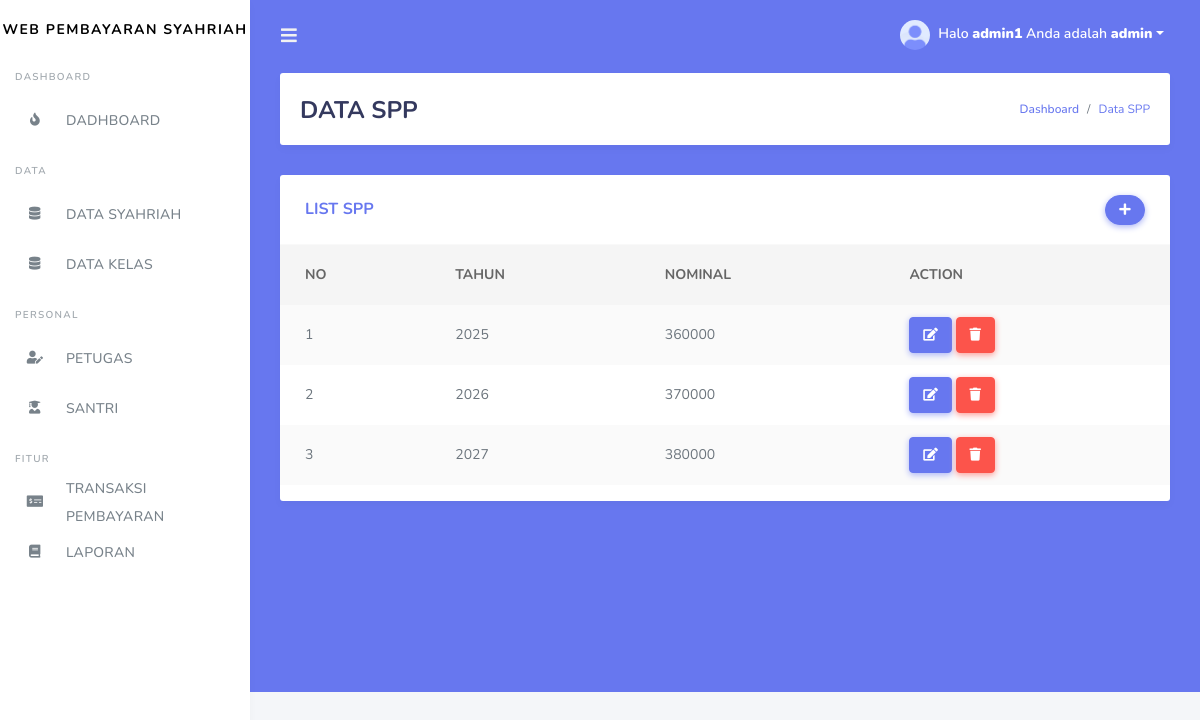
Screenshot of /spp.php (signed in) with the database file from the repository.
### tables this page shows
CREATE TABLE `spp` (
  `id_spp` int(11) NOT NULL,
  `tahun` int(11) NOT NULL,
  `nominal` int(11) NOT NULL
);

### spp.php (the view, shortened to what this page needs)
<!DOCTYPE html>
<html>
  <head>
  </head>
<body>
	<?php
  include ('tampilan/header.php');
  include ('tampilan/sidebar.php');
?>
      <div class="main-content bg-primary">
        <section class="section">
          <div class="section-header">
            <h1>DATA SPP</h1>
            <div class="section-header-breadcrumb">
              <div class="breadcrumb-item active"><a href="dashboard.php">Dashboard</a></div>
              <div class="breadcrumb-item text-primary">Data SPP</div>
            </div>
          </div>
            <div class="row">
              <div class="col-12">
                <div class="card">
                  <div class="card-header">
                    <h4>LIST SPP</h4>
                    <div class="card-header-form">
                      <form>
                          <div class="input-group-btn">
                            <a href="tambah_spp.php" class="btn btn-primary"><i class="fas fa-plus"></i></a>
                        </div>
                      </form>
                    </div>
                  </div>
                  <div class="card-body p-0">
                    <div class="table-responsive">
                      <table class="table table-striped">
                       <thead>
                          <tr>
                          <th>NO</th>
                          <th>TAHUN</th>
                          <th>NOMINAL</th>
                          <th>ACTION</th>
                        </tr>
                        </thead>
                         <tbody>
                           <?php
                              $query = "SELECT * FROM spp ORDER BY id_spp ASC";
                              $result = mysqli_query($koneksi, $query);
                              $no = 1;
                              while($row = mysqli_fetch_assoc($result))
                              {
                              ?>
                        <tr>
                          <td><?php echo $no; ?></td>
                          <td><?php echo $row['tahun']; ?></td>
                          <td><?php echo substr($row['nominal'], 0, 20); ?></td>
                          <td>
                          <a href="edit_spp.php?id=<?php echo $row['id_spp']; ?>"class="btn btn-primary"><i class="fas fa-edit"></i></a>
                          <a href="proses_hapusspp.php?id=<?php echo $row['id_spp']; ?>" class="btn btn-danger" onClick="return confirm('Anda yakin akan menghapus data ini?')"><i class="fas fa-trash"></i></a>
                          </td>
                        </tr>
                         <?php
                           $no++;
                           }
                         ?>
                         </tbody>
                      </table>
                    </div>
                  </div>
                </div>
              </div>
            </div>
        </section>
      </div>
    </div>
  </div>
</body>
</html>

### rows the page displays
spp: tahun "2025", nominal "360000"
spp: tahun "2026", nominal "370000"
spp: tahun "2027", nominal "380000"

### other values shown
$_SESSION['username'] "admin1"
$_SESSION['level'] "admin"
